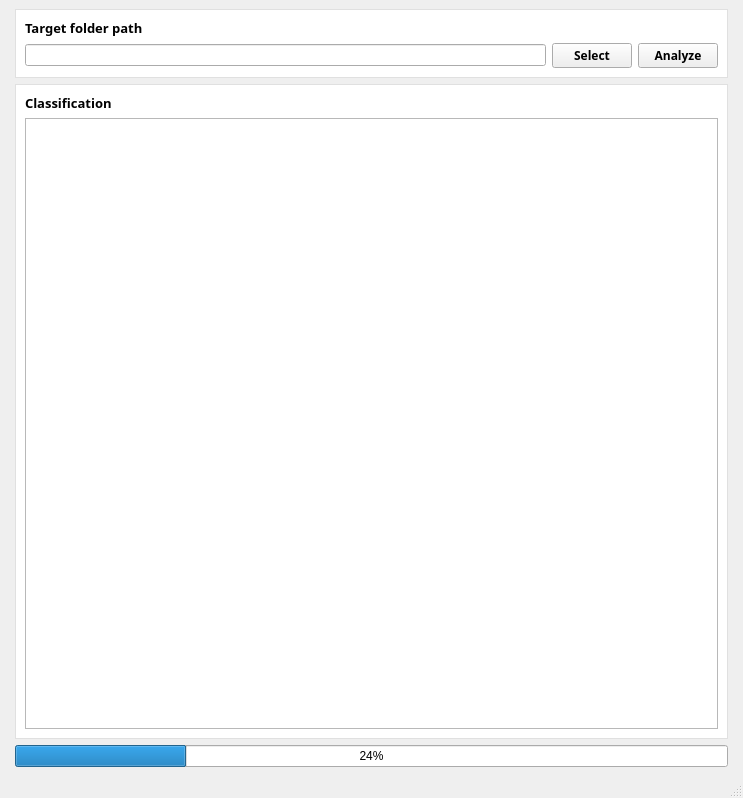
<?xml version="1.0" encoding="UTF-8"?>
<ui version="4.0">
 <class>MainWindow</class>
 <widget class="QMainWindow" name="MainWindow">
  <property name="geometry">
   <rect>
    <x>0</x>
    <y>0</y>
    <width>743</width>
    <height>798</height>
   </rect>
  </property>
  <property name="windowTitle">
   <string>Video Source Identifier</string>
  </property>
  <property name="windowIcon">
   <iconset>
    <normaloff>../tool.png</normaloff>../tool.png</iconset>
  </property>
  <property name="autoFillBackground">
   <bool>false</bool>
  </property>
  <property name="styleSheet">
   <string notr="true"/>
  </property>
  <widget class="QWidget" name="centralwidget">
   <layout class="QGridLayout" name="gridLayout_2">
    <property name="leftMargin">
     <number>15</number>
    </property>
    <property name="rightMargin">
     <number>15</number>
    </property>
    <item row="0" column="0">
     <layout class="QVBoxLayout" name="verticalLayout" stretch="1,10">
      <item>
       <widget class="QGroupBox" name="groupBox">
        <property name="styleSheet">
         <string notr="true">QGroupBox {
    background-color: #ffffff;
    border: 1px solid #e0e0e0;
}</string>
        </property>
        <property name="title">
         <string/>
        </property>
        <layout class="QGridLayout" name="gridLayout_4">
         <property name="leftMargin">
          <number>9</number>
         </property>
         <item row="0" column="0">
          <layout class="QVBoxLayout" name="verticalLayout_2">
           <item>
            <widget class="QLabel" name="label">
             <property name="font">
              <font>
               <family>Pretendard</family>
               <pointsize>10</pointsize>
               <weight>75</weight>
               <bold>true</bold>
              </font>
             </property>
             <property name="text">
              <string>Target folder path</string>
             </property>
            </widget>
           </item>
           <item>
            <layout class="QHBoxLayout" name="horizontalLayout">
             <item>
              <widget class="QLineEdit" name="lineEdit">
               <property name="readOnly">
                <bool>true</bool>
               </property>
              </widget>
             </item>
             <item>
              <widget class="QPushButton" name="pushButton_select">
               <property name="font">
                <font>
                 <family>Pretendard</family>
                 <weight>75</weight>
                 <bold>true</bold>
                </font>
               </property>
               <property name="text">
                <string>Select</string>
               </property>
              </widget>
             </item>
             <item>
              <widget class="QPushButton" name="pushButton_analyze">
               <property name="font">
                <font>
                 <family>Pretendard</family>
                 <weight>75</weight>
                 <bold>true</bold>
                </font>
               </property>
               <property name="text">
                <string>Analyze</string>
               </property>
              </widget>
             </item>
            </layout>
           </item>
          </layout>
         </item>
        </layout>
       </widget>
      </item>
      <item>
       <layout class="QGridLayout" name="gridLayout">
        <property name="sizeConstraint">
         <enum>QLayout::SetDefaultConstraint</enum>
        </property>
        <item row="1" column="0">
         <widget class="QGroupBox" name="groupBox_2">
          <property name="styleSheet">
           <string notr="true">QGroupBox {
    background-color: #ffffff;
    border: 1px solid #e0e0e0;
}</string>
          </property>
          <property name="title">
           <string/>
          </property>
          <layout class="QGridLayout" name="gridLayout_5">
           <item row="1" column="0">
            <widget class="QTableWidget" name="tableWidget">
             <attribute name="horizontalHeaderCascadingSectionResizes">
              <bool>true</bool>
             </attribute>
            </widget>
           </item>
           <item row="0" column="0">
            <widget class="QLabel" name="label_3">
             <property name="font">
              <font>
               <family>Pretendard</family>
               <pointsize>10</pointsize>
               <weight>75</weight>
               <bold>true</bold>
              </font>
             </property>
             <property name="text">
              <string>Classification</string>
             </property>
            </widget>
           </item>
          </layout>
         </widget>
        </item>
       </layout>
      </item>
     </layout>
    </item>
    <item row="1" column="0">
     <widget class="QProgressBar" name="progressBar">
      <property name="value">
       <number>24</number>
      </property>
     </widget>
    </item>
   </layout>
  </widget>
  <widget class="QMenuBar" name="menubar">
   <property name="geometry">
    <rect>
     <x>0</x>
     <y>0</y>
     <width>743</width>
     <height>21</height>
    </rect>
   </property>
  </widget>
  <widget class="QStatusBar" name="statusbar"/>
 </widget>
 <resources/>
 <connections/>
</ui>
